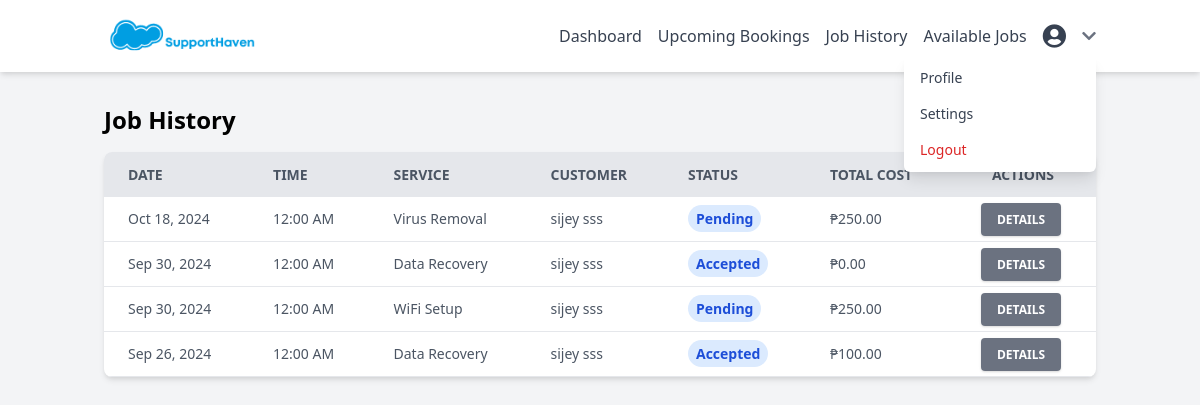
The page /technician.php?action=history (signed in) on the database its author committed.
### tables this page shows
CREATE TABLE `bookings` (
  `id` int(11) NOT NULL,
  `user_id` int(11) NOT NULL,
  `service_id` int(11) DEFAULT NULL,
  `technician_id` int(11) DEFAULT NULL,
  `booking_date` date NOT NULL,
  `booking_time` time NOT NULL,
  `location` varchar(255) NOT NULL,
  `payment_method` varchar(50) NOT NULL,
  `total_cost` decimal(10,2) NOT NULL,
  `created_at` timestamp NOT NULL DEFAULT current_timestamp(),
  `status` enum('pending','accepted','completed','cancelled') DEFAULT 'pending'
);

CREATE TABLE `services` (
  `id` int(11) NOT NULL,
  `category_id` int(11) DEFAULT NULL,
  `name` varchar(100) NOT NULL,
  `price` decimal(10,2) NOT NULL,
  `description` text DEFAULT NULL
);

CREATE TABLE `users` (
  `id` int(11) NOT NULL,
  `firstname` varchar(50) NOT NULL,
  `lastname` varchar(50) NOT NULL,
  `email` varchar(100) NOT NULL,
  `password` varchar(255) NOT NULL,
  `created_at` timestamp NOT NULL DEFAULT current_timestamp(),
  `user_role_id` int(11) NOT NULL,
  `auth_provider` enum('local','google','facebook') DEFAULT 'local',
  `oauth_id` varchar(255) DEFAULT NULL
);

### technician.php (the view, shortened to what this page needs)
<?php
$database = new Connection();
$db = $database->getConnection();
$technicianId = $_SESSION['user_id'];
$action = isset($_GET['action']) ? $_GET['action'] : 'dashboard';
function getJobHistory($db, $technicianId) {
    $query = "SELECT b.id, b.booking_date, b.booking_time, s.name AS service_name, u.firstname, u.lastname, b.status, b.total_cost
              FROM bookings b
              JOIN services s ON b.service_id = s.id
              JOIN users u ON b.user_id = u.id
              WHERE b.technician_id = :technician_id AND b.booking_date < CURDATE()
              ORDER BY b.booking_date DESC, b.booking_time DESC";
    $stmt = $db->prepare($query);
    $stmt->bindParam(':technician_id', $technicianId);
    $stmt->execute();
    return $stmt->fetchAll(PDO::FETCH_ASSOC);
}
$upcomingBookings = ($action === 'dashboard' || $action === 'bookings') ? getUpcomingBookings($db, $technicianId) : [];
$jobHistory = ($action === 'dashboard' || $action === 'history') ? getJobHistory($db, $technicianId) : [];
?>
<!DOCTYPE html>
<html lang="en">
<head>
    <link href="https://cdn.jsdelivr.net/npm/tailwindcss@2.2.19/dist/tailwind.min.css" rel="stylesheet">
    <link href="https://cdnjs.cloudflare.com/ajax/libs/font-awesome/5.15.3/css/all.min.css" rel="stylesheet">
</head>
<body class="bg-gray-100">
    <header class="bg-white shadow-md">
        <nav class="container mx-auto px-4 py-3">
            <div class="flex flex-wrap justify-between items-center">
                <div class="flex items-center mb-2 sm:mb-0">
                    <a href="index.html">
                        <img src="images/logo.png" alt="SupportHaven Logo" class="h-12 mr-3">
                    </a>
                </div>
                <div x-data="{ open: false }" class="w-full sm:w-auto">
                    <div :class="{'hidden sm:flex': !open}" class="flex flex-col sm:flex-row sm:items-center space-y-2 sm:space-y-0 sm:space-x-4 mt-2 sm:mt-0">
                        <a href="?action=dashboard" class="text-gray-700 hover:text-blue-500 transition duration-300">Dashboard</a>
                        <a href="?action=bookings" class="text-gray-700 hover:text-blue-500 transition duration-300">Upcoming Bookings</a>
                        <a href="?action=history" class="text-gray-700 hover:text-blue-500 transition duration-300">Job History</a>
                        <a href="?action=available_jobs" class="text-gray-700 hover:text-blue-500 transition duration-300">Available Jobs</a>
                        <div x-data="{ profileOpen: false }" class="relative">
                            <button @click="profileOpen = !profileOpen" class="flex items-center space-x-2 focus:outline-none">
                                <i class="fas fa-user-circle text-gray-700 text-2xl"></i>
                                <i class="fas fa-chevron-down text-gray-500"></i>
                            </button>
                            <div x-show="profileOpen" @click.away="profileOpen = false" class="absolute right-0 mt-2 w-48 bg-white rounded-md shadow-lg py-1">
                                <a href="profile.php" class="block px-4 py-2 text-sm text-gray-700 hover:bg-gray-100">Profile</a>
                                <a href="settings.php" class="block px-4 py-2 text-sm text-gray-700 hover:bg-gray-100">Settings</a>
                                <a href="logout.php" class="block px-4 py-2 text-sm text-red-600 hover:bg-gray-100">Logout</a>
                            </div>
                        </div>
                    </div>
                </div>
            </div>
        </nav>
    </header>
    <div class="container mx-auto px-4 py-8">
        <div class="flex flex-wrap -mx-4">
            <main class="w-full px-4">
                <?php if ($action === 'dashboard'): ?>
                    <h2 class="text-2xl font-bold mb-4">Technician Dashboard</h2>
                    <div class="grid grid-cols-1 lg:grid-cols-2 gap-4">
                        <div class="bg-white rounded-lg shadow-md p-6">
                            <h3 class="text-xl font-semibold mb-4">Upcoming Bookings</h3>
                            <?php if (count($upcomingBookings) > 0): ?>
                                <ul class="space-y-4">
                                    <?php foreach (array_slice($upcomingBookings, 0, 5) as $booking): ?>
                                        <li class="flex flex-col sm:flex-row justify-between items-start sm:items-center">
                                            <div class="mb-2 sm:mb-0">
                                                <i class="far fa-calendar-alt mr-2"></i>
                                                <?php echo date('M d, Y', strtotime($booking['booking_date'])); ?> at <?php echo date('h:i A', strtotime($booking['booking_time'])); ?> -
                                                <?php echo htmlspecialchars($booking['service_name']); ?> for
                                                <?php echo htmlspecialchars($booking['firstname'] . ' ' . $booking['lastname']); ?>
                                                <br>
                                                <small class="text-gray-500">Total Cost: ₱<?php echo number_format($booking['total_cost'], 2); ?></small>
                                            </div>
                                            <span class="px-2 py-1 text-xs font-semibold rounded-full <?php echo $booking['status'] === 'accepted' ? 'bg-green-200 text-green-800' : 'bg-yellow-200 text-yellow-800'; ?>"><?php echo ucfirst($booking['status']); ?></span>
                                        </li>
                                    <?php endforeach; ?>
                                </ul>
                            <?php else: ?>
                                <p class="text-gray-500">No upcoming bookings.</p>
                            <?php endif; ?>
                        </div>
                        <div class="bg-white rounded-lg shadow-md p-6">
                            <h3 class="text-xl font-semibold mb-4">Recent Job History</h3>
                            <?php if (count($jobHistory) > 0): ?>
                                <ul class="space-y-4">
                                    <?php foreach (array_slice($jobHistory, 0, 5) as $job): ?>
                                        <li class="flex flex-col sm:flex-row justify-between items-start sm:items-center">
                                            <div class="mb-2 sm:mb-0">
                                                <i class="fas fa-check-circle mr-2"></i>
                                                <?php echo date('M d, Y', strtotime($job['booking_date'])); ?> -
                                                <?php echo htmlspecialchars($job['service_name']); ?> for
                                                <?php echo htmlspecialchars($job['firstname'] . ' ' . $job['lastname']); ?>
                                                <br>
                                                <small class="text-gray-500">Total Cost: ₱<?php echo number_format($job['total_cost'], 2); ?></small>
                                            </div>
                                            <span class="px-2 py-1 text-xs font-semibold rounded-full bg-blue-200 text-blue-800"><?php echo ucfirst($job['status']); ?></span>
                                        </li>
                                    <?php endforeach; ?>
                                </ul>
                            <?php else: ?>
                                <p class="text-gray-500">No job history available.</p>
                            <?php endif; ?>
                        </div>
                    </div>
                <?php elseif ($action === 'history'): ?>
                    <h2 class="text-2xl font-bold mb-4">Job History</h2>
                    <?php if (count($jobHistory) > 0): ?>
                        <div class="bg-white rounded-lg shadow-md overflow-x-auto">
                            <table class="w-full">
                                <thead>
                                    <tr class="bg-gray-200 text-gray-600 uppercase text-sm leading-normal">
                                        <th class="py-3 px-6 text-left">Date</th>
                                        <th class="py-3 px-6 text-left">Time</th>
                                        <th class="py-3 px-6 text-left">Service</th>
                                        <th class="py-3 px-6 text-left">Customer</th>
                                        <th class="py-3 px-6 text-left">Status</th>
                                        <th class="py-3 px-6 text-left">Total Cost</th>
                                        <th class="py-3 px-6 text-center">Actions</th>
                                    </tr>
                                </thead>
                                <tbody class="text-gray-600 text-sm font-light">
                                    <?php foreach ($jobHistory as $job): ?>
                                        <tr class="border-b border-gray-200 hover:bg-gray-100">
                                            <td class="py-3 px-6 text-left whitespace-nowrap"><?php echo date('M d, Y', strtotime($job['booking_date'])); ?></td>
                                            <td class="py-3 px-6 text-left"><?php echo date('h:i A', strtotime($job['booking_time'])); ?></td>
                                            <td class="py-3 px-6 text-left"><?php echo htmlspecialchars($job['service_name']); ?></td>
                                            <td class="py-3 px-6 text-left"><?php echo htmlspecialchars($job['firstname'] . ' ' . $job['lastname']); ?></td>
                                            <td class="py-3 px-6 text-left">
                                                <span class="px-2 py-1 font-semibold leading-tight rounded-full text-blue-700 bg-blue-100"><?php echo ucfirst($job['status']); ?></span>
                                            </td>
                                            <td class="py-3 px-6 text-left">₱<?php echo number_format($job['total_cost'], 2); ?></td>
                                            <td class="py-3 px-6 text-center">
                                                <a href="?action=details&id=<?php echo $job['id']; ?>" class="bg-gray-500 text-white active:bg-gray-600 font-bold uppercase text-xs px-4 py-2 rounded shadow hover:shadow-md outline-none focus:outline-none mr-1 mb-1 ease-linear transition-all duration-150">Details</a>
                                            </td>
                                        </tr>
                                    <?php endforeach; ?>
                                </tbody>
                            </table>
                        </div>
                    <?php else: ?>
                        <p class="text-gray-500">No job history available.</p>
                    <?php endif; ?>
                <?php endif; ?>
            </main>
        </div>
    </div>
</body>
</html>

### rows shown on the page
bookings: booking_date "Oct 18, 2024", booking_time "12:00 AM", service.name "Virus Removal", user.lastname "sijey sss", status "Pending", total_cost "250.00"
bookings: booking_date "Sep 30, 2024", booking_time "12:00 AM", service.name "Data Recovery", user.lastname "sijey sss", status "Accepted", total_cost "0.00"
bookings: booking_date "Sep 30, 2024", booking_time "12:00 AM", service.name "WiFi Setup", user.lastname "sijey sss", status "Pending", total_cost "250.00"
bookings: booking_date "Sep 26, 2024", booking_time "12:00 AM", service.name "Data Recovery", user.lastname "sijey sss", status "Accepted", total_cost "100.00"
